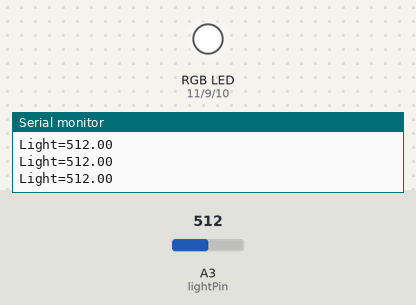
Bench run of a sketch on a simulated Arduino Uno, built with avr-gcc and run on an emulated ATmega328P. Shown: an RGB LED mixed from three pins (HIGH = lit), the last lines printed to the serial monitor. The test bench sets the inputs (shaded band); at power-on: A3 (lightPin) = 512.

Above: at 1.2 s.
1.3 s: A3 (lightPin) set to 27
4.3 s: A3 (lightPin) set to 21
At 5.4 s:
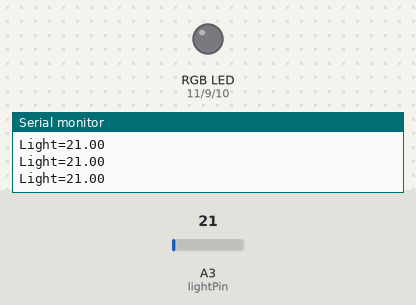
5.8 s: A3 (lightPin) set to 122
At 7.3 s:
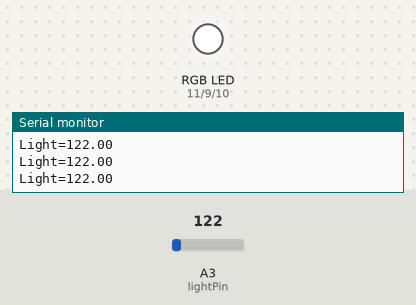
8.8 s: A3 (lightPin) set to 15
At 9.5 s:
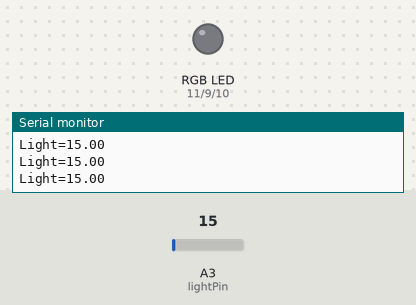
Timing chart, 0 to 11.4 s (numbered marks = the images above; inputs shaded):
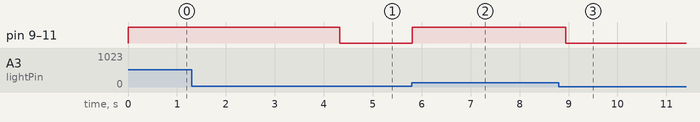

Measured:
- the behaviour switches between 25 and 24 on A3 (lightPin) (found by bisection; images 0 and 1)
- after the input at 4.3 s, pin 9 (greenPin), pin 10 (bluePin), pin 11 (redPin): HIGH → LOW at once
- after the input at 5.8 s, pin 9 (greenPin), pin 10 (bluePin), pin 11 (redPin): LOW → HIGH at once
- after the input at 8.8 s, pin 9 (greenPin), pin 10 (bluePin), pin 11 (redPin): HIGH → LOW after 0.14 s

The sketch:

RGB_LightSensorRev1_2.ino
```cpp
/*
 * Jen's LilyPad tutorial: color (RGB LEDs) + 3 Controllers
 * switch turns on RED
 * light turns on GREEN
 * cold sensor turns on BLUE
 * To play with
 * dynamic colored light. See this web color chart
 * for the (Red,Green,Blue) values of different colors:
 * http://www.visibone.com/colorlab/
 */


int redPin = 11;	// R petal on RGB LED module connected to digital pin 11
int greenPin = 9;	// G petal on RGB LED module connected to digital pin 9
int bluePin = 10;	// B petal on RGB LED module connected to digital pin 10

int redVal = 0;            // variable to store Red
int greenVal = 0;           // variable to store Green
int blueVal = 0;            // variable to store Blue

int lightPin = A3;        // lightSensor connected to analog pin A3

int lightValue = 0;	  //   a variable to keep track of light
double light = 0.0;    // filter variable for light
double alphaL = 0.2;   // filter coeff for light

void setup()
{
         //light
         pinMode(lightPin, INPUT);	// sets the lightPin to be an input

         //RGB
         pinMode(redPin, OUTPUT);	// sets the redPin to be an output
         pinMode(greenPin, OUTPUT);	// sets the greenPin to be an output
         pinMode(bluePin, OUTPUT);	// sets the bluePin to be an output

         Serial.begin(9600);  // We'll output some information over serial
}

void loop()	// run over and over again
{
   // if its dark turn the RGB LED on
   lightValue = analogRead(lightPin);
   // Filter :: lightNew = (lightRaw - lightOld)*alpha + lightOld;
   light = ((lightValue - light)*alphaL) + light; // Filters the input to light
   if(light < 25){    // if its dark THRESHOLD = 25
                    greenVal=255; redVal = 255; blueVal = 255;    // turn the RGB LED on
                    color(redVal, greenVal, blueVal);
                     }
        else {
                greenVal=0; blueVal = 0; redVal = 0; // turn the RGB LED off
                 color(redVal, greenVal, blueVal);
               }

    /* from here on down, we'll just print out the status of light */
    Serial.print("Light=");
    Serial.println(light);
}


void color (unsigned char red, unsigned char green, unsigned char blue)     // the color generating function
{
          analogWrite(redPin, 255-red);
          analogWrite(bluePin, 255-blue);
          analogWrite(greenPin, 255-green);
}
```
